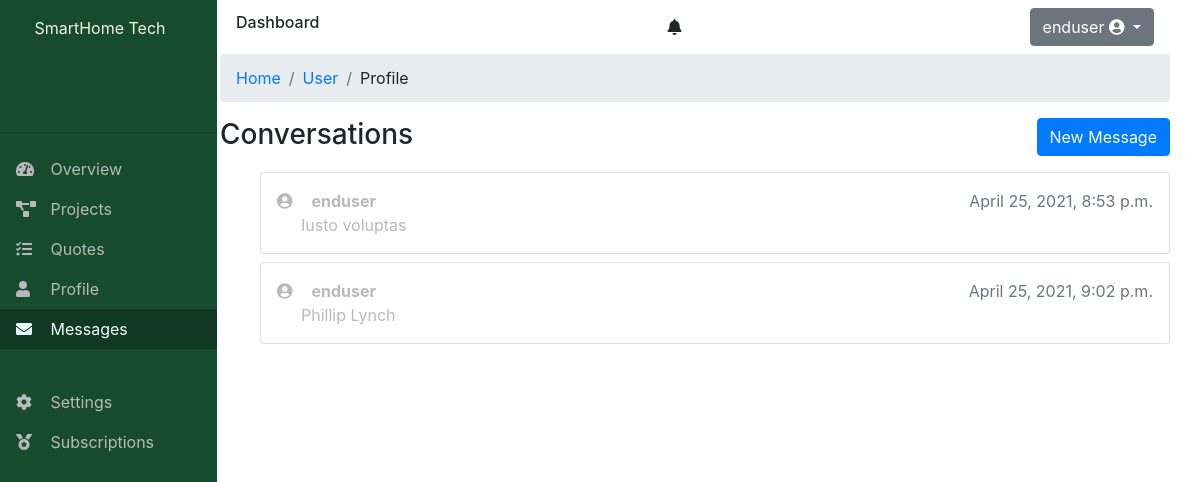
The app's page /accounts/messages/ (signed in) with its own data.
### dashboard/models.py (models this page shows)
class Message(models.Model):
    subject = models.CharField(max_length=150, blank=True)
    body = models.TextField()
    creator = models.ForeignKey(
        UserDetail, on_delete=models.CASCADE)
    project = models.ForeignKey(
        "dashboard.Project", on_delete=models.CASCADE, blank=True, null=True)
    created = models.DateTimeField(auto_now_add=True)

### accounts/models.py (models this page shows)
class UserDetail(models.Model):
    company_name = models.CharField(max_length=100, blank=True)
    department = models.CharField(max_length=100, blank=True)
    position = models.CharField(max_length=100, blank=True)
    designation = models.CharField(max_length=50, blank=True)
    address = models.OneToOneField(AddressInfo, on_delete=models.CASCADE)
    contact = models.OneToOneField(ContactDetail, on_delete=models.CASCADE)
    user = models.OneToOneField(User, on_delete=models.CASCADE)
    uuid = models.UUIDField(default=uuid.uuid4, unique=True, editable=False)

### dashboard/decorators.py (the view)
        def wrapper_func(request, *args, **kwargs):
            group = None
            if request.user.groups.exists():
                group = request.user.groups.all()[0].name
            else:
                raise ValueError('error')
            if group in allowed_groups:
                return view_func(request, *args, **kwargs)
            else:
                raise Http404("User Group  not allowed")

### dashboard/templates/dashboard/user/messages.html (shortened to what this page needs)
{% extends '../layout.html' %}
{%load static%}
{% load crispy_forms_tags %}
{%block style%}
<link rel="stylesheet" type="text/css" href="{%static 'css/dashboard/messages.css'%}">
{%endblock%}
{%block content%}
<div class="clearfix">
  <h3 class="d-inline">Conversations </h3>
  <button type="button" class="btn btn-primary float-right" data-toggle="modal" data-target="#new">
    New Message
  </button>
</div>
<ul class="my-3">
  {%for message in messages%}
  {%if message.subject%}
  <li class="my-2">
    <a class="card  p-3 bg-white rounded" href="{%url 'message-detail' message.id%}">
      <div class="info">
        <i class="fas fa-user-circle"></i>
        <span class="user-name font-weight-bold">{{message.creator.user}}</span>
        <span class="timestamp text-secondary float-right">{{message.created}}</span>
      </div>
      <div class="message_preview ml-4">{{message.subject}}</div>
    </a>
  </li>
{%endif%}
  {%endfor%}
</ul>
{%endblock%}

### dashboard/templates/dashboard/navbar.html (shortened to what this page needs)
{%load static%}
{%block style%}
<link rel="stylesheet" type="text/css" href="{%static 'css/dashboard/navbar.css'%}">
{%endblock%}
<div class="navbar">
    <div class="title"><h6>Dashboard</h6></div>
    <div>
      <i class="fas fa-bell"></i>
    </div>
    <div class="dropdown">
        <button class="btn btn-secondary dropdown-toggle" type="button" id="dropdownMenuButton" data-toggle="dropdown" aria-haspopup="true" aria-expanded="false">
           <span>{{ request.user}}</span> <i class="fas fa-user-circle"></i>
        </button>
      </div>
</div>

### static/css/main.css (style rules this page uses)
li { list-style: none; }

### static/css/dashboard/messages.css (style rules this page uses)
ul li { list-style: none; }
ul li a { text-decoration: rgb(54, 53, 53); }

### static/css/dashboard/sidebar.css (style rules this page uses)
ul li { color: grey; }
ul li i { margin-right:10px ; height: 20px; width: 20px; }
ul li a { color: rgb(185, 185, 185); }

### records on screen
Message: creator.user "enduser", created "April 25, 2021, 8:53 p.m.", subject "Iusto voluptas"
Message: creator.user "enduser", created "April 25, 2021, 9:02 p.m.", subject "Phillip Lynch"

### other values on screen
{{ request.user }} "enduser"
